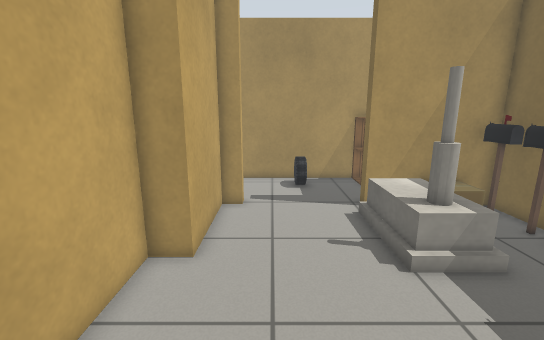
View 1 (above)

22 first-person views from a walk through a robot-simulator world made for Gazebo. The camera is 1.1 m above the floor, tilts 12° down and sees 90° across. Floor lines are 1 m apart. The floor is counted in squares, 0.25 m on a side. Each view is taken from the middle of a square. On the plan, view 1 faces up. The plan holds only what a view shows up to about 20 squares ahead; the rest is blank. Gazebo's built-in surfaces are drawn with simple patterns. Simple shapes stand in for some stock models.

View 2
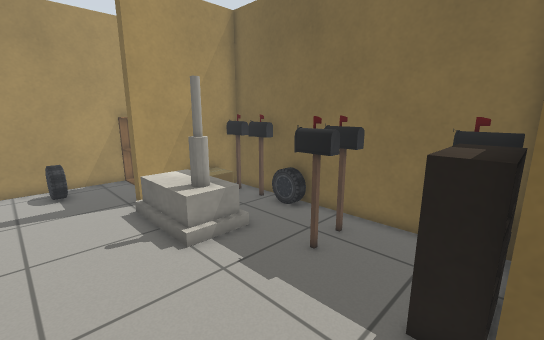

View 3
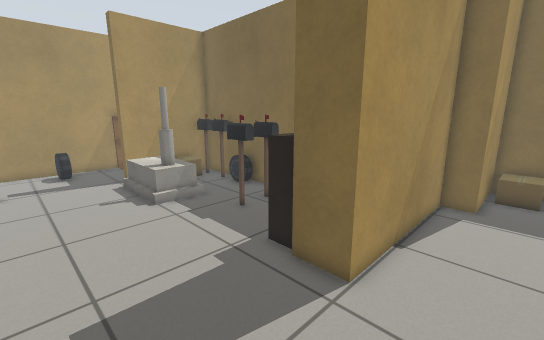

View 4
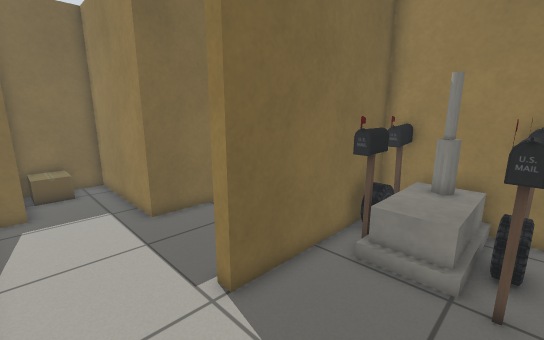

View 5
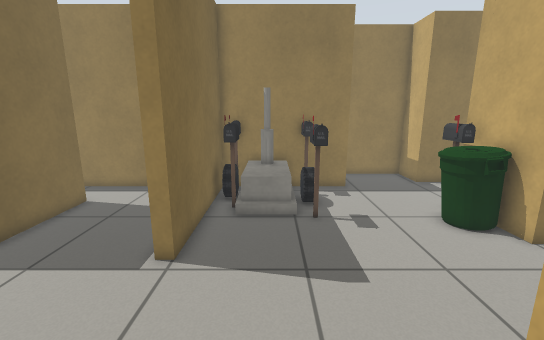

View 6
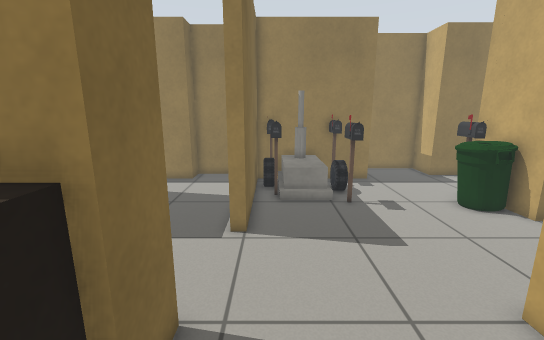

View 7
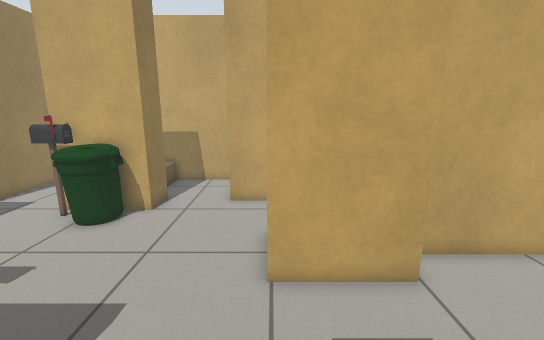

View 8
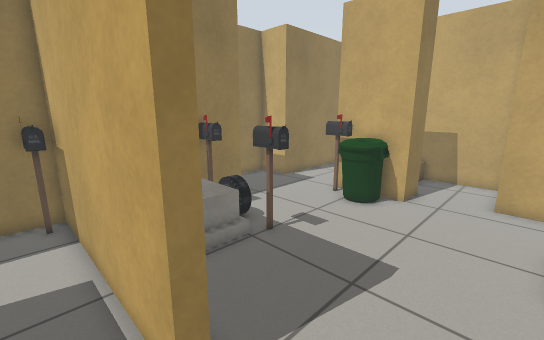

View 9
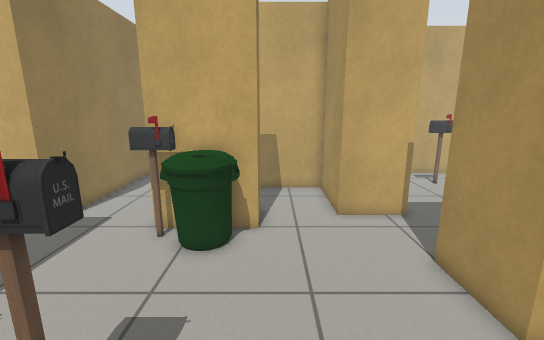

View 10
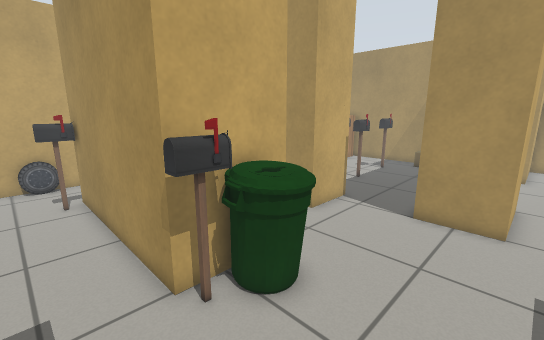

View 11
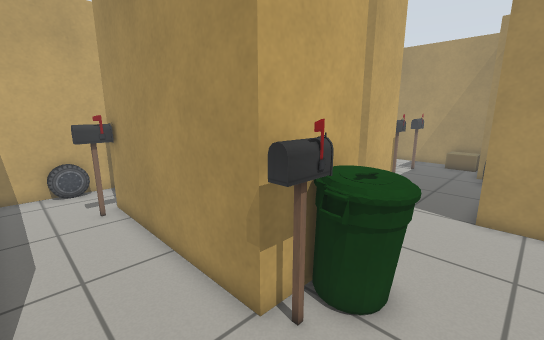

View 12
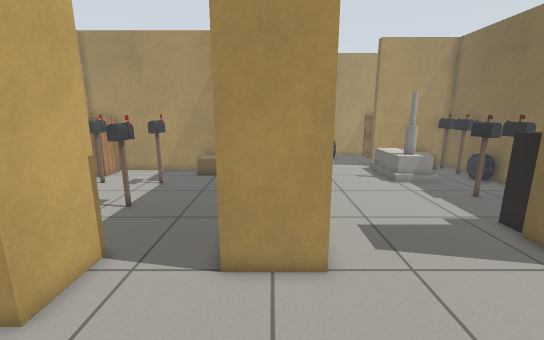

View 13
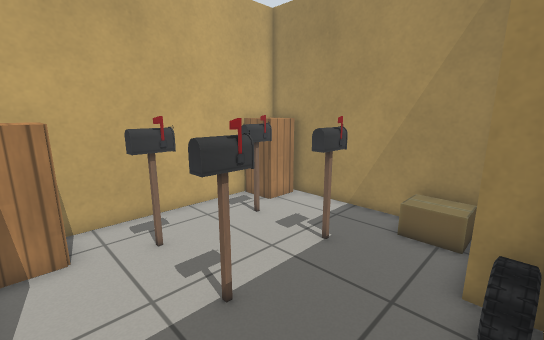

View 14
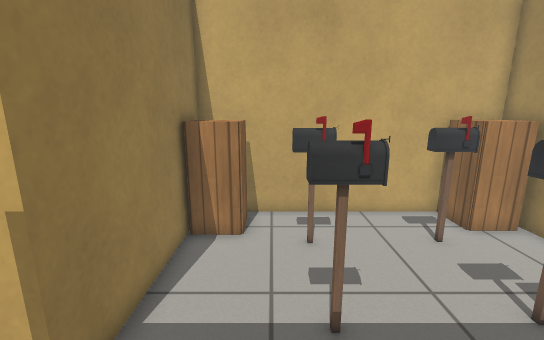

View 15
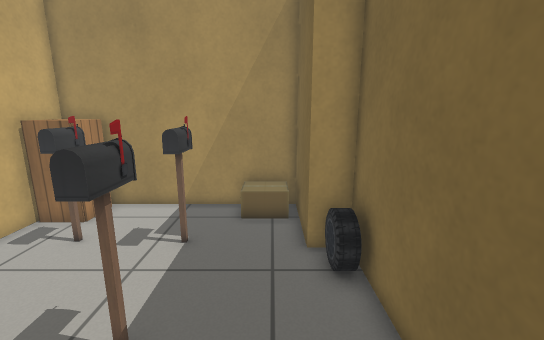

View 16
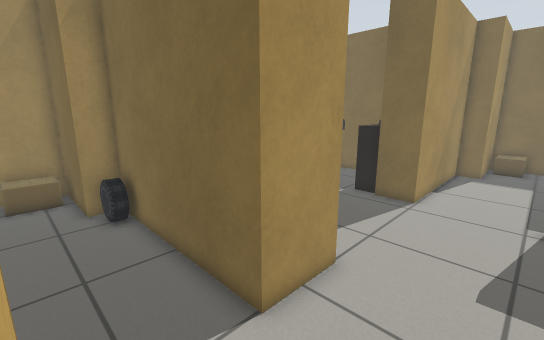

View 17
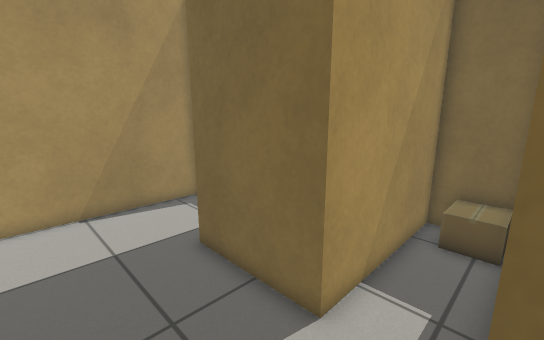

View 18
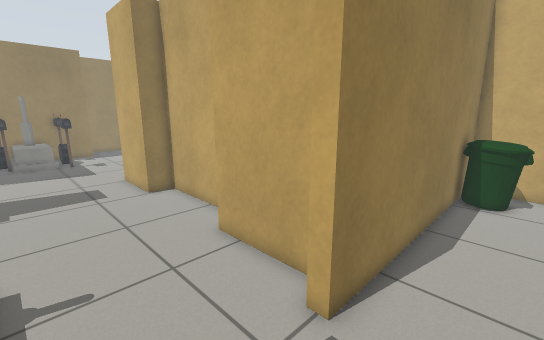

View 19
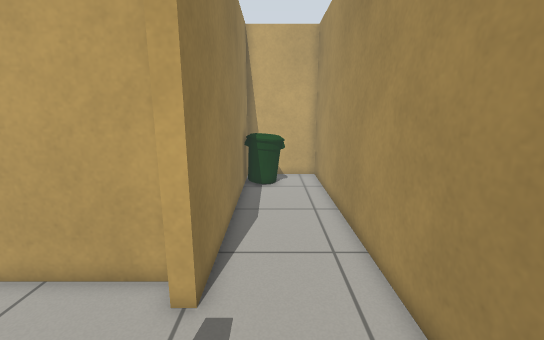

View 20
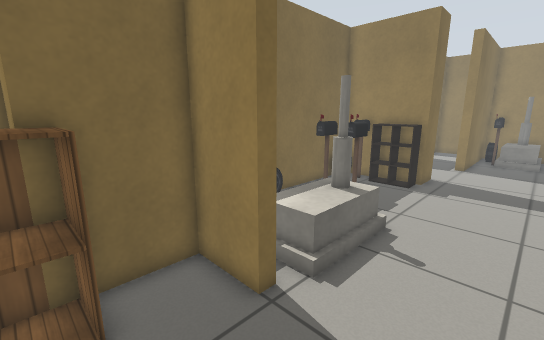

View 21
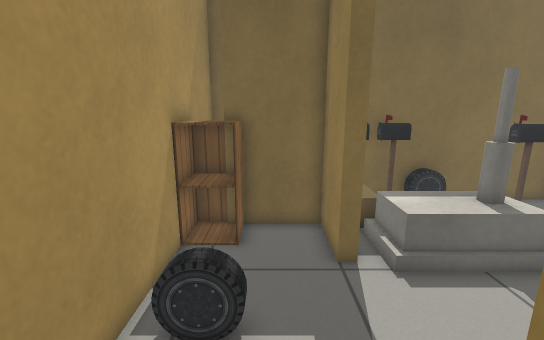

View 22
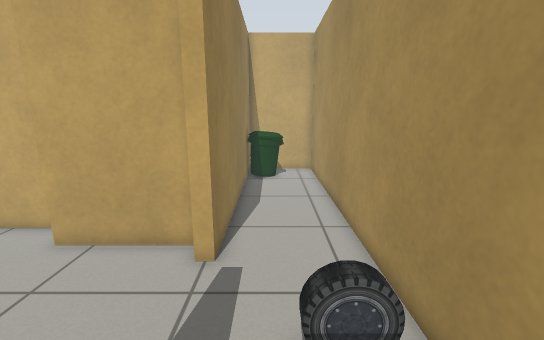

### Floor plan
Points are (right, up) in squares from view 1. A wall is a line through its corners. A room is listed if a view was taken in it or the views show most of it. See-through windows are left out.
Room 1 (views 1, 2, 4, 5, 6, 7)
walls: (5, -2.9) (5, -0.9) (10.1, -0.9); (10.4, 1.4) (10.4, 6.6); (-2.4, 11.4) (-2.4, 7.7) (-3.8, 7.7) (-3.8, 0.9) (-2.4, 0.9) (-2.4, -3.1); (10.4, 11.4) (10.4, 12.4) (4.4, 12.4); (4, -7.5) (4.6, -7.5)
low walls: (5.2, -0.8) (5.2, 0.4) (7.8, 0.4)
ways out: opening at (0.8, -5.8) to room 2; opening at (5, -5.5) to room 3; opening at (1.5, 12.5) to room 6
objects: house (4, 7) to (6, 11); postbox (7, 3) to (7, 5); cardboard box (7, 11) to (8, 12); postbox (8, 3) to (9, 5); postbox (9, 0) to (9, 1); car (9, 7) to (10, 8); postbox (9, 9) to (10, 10); postbox (9, 11) to (10, 12)
Room 2 (views 3, 9, 10, 11, 12)
walls: (-7.8, -8.5) (-7.8, -12.5) (-17.9, -12.5); (-3.5, -15.9) (4, -15.9) (4, -7.5); (-9.2, -3.6) (-9.2, -5.1); (-2.4, -3.1) (-5.4, -3.1); (-17.5, -16.9) (-8.2, -16.9) (-8.2, -19.3) (-4.4, -19.3); (-21.6, -11.5) (-21.6, -16.5)
ways out: opening at (0.8, -5.8) to room 1; opening at (-7, -2.5) to room 4; opening at (-9.5, -7) to room 5
objects: car (-21, -15) to (-21, -13); postbox (-17, -14) to (-17, -13); postbox (-7, -13) to (-7, -11); bin (-7, -11) to (-6, -9); postbox (-1, -15) to (-1, -14); car (-1, -13) to (0, -13); postbox (-1, -12) to (-1, -10); house (0, -15) to (2, -12); postbox (3, -15); car (3, -14); postbox (3, -13) to (3, -12)
Room 3 (views 8, 17)
walls: (4.6, -7.5) (4.6, -15.5); (5.5, -17.3) (8.4, -17.3) (8.4, -15.9) (12.4, -15.9); (17.8, -15.6) (17.8, -13.1) (10.4, -13.1) (10.4, -8.1) (17.8, -8.1) (17.8, -4.3) (13.4, -4.3) (13.4, -2.9) (5, -2.9)
ways out: opening at (5, -5.5) to room 1
objects: postbox (5, -17) to (5, -16); cardboard box (16, -15) to (17, -14); cardboard box (16, -6) to (17, -5)
Room 4 (views 13, 14, 15)
walls: (-5.4, -3.1) (-5.4, 6.3) (-6.8, 6.3) (-6.8, 10.7) (-17.6, 10.7) (-17.6, -2.1) (-9.2, -2.1) (-9.2, -3.6)
ways out: opening at (-7, -2.5) to room 2
objects: cabinet (-17, -2) to (-15, 0); cabinet (-17, 8) to (-16, 10); postbox (-15, 2) to (-14, 3); postbox (-15, 6) to (-15, 7); postbox (-11, 2) to (-11, 3); postbox (-11, 6) to (-11, 7); cardboard box (-9, 9) to (-8, 10); car (-6, 4) to (-6, 6)
Room 5 (view 16)
walls: (-9.9, -8.5) (-7.8, -8.5); (-9.2, -5.1) (-13.6, -5.1) (-13.6, -10.1)
ways out: opening at (-9.5, -7) to room 2
objects: cardboard box (-13, -10) to (-12, -9)
Room 6 (views 18, 19, 20, 21, 22)
walls: (-2.4, 12.7) (-2.4, 11.4); (4.4, 12.4) (4.4, 13) (7.2, 13) (7.2, 16.8) (10.4, 16.8); (8.9, 18.1) (-15.2, 18.1) (-15.2, 13.3) (-1.4, 13.3) (-1.4, 12.7)
ways out: opening at (1.5, 12.5) to room 1
objects: bin (-14, 14) to (-12, 16); car (1, 16) to (2, 17); cabinet (5, 16) to (7, 18)

Where each view was taken, in squares from view 1:
view 1: 0 up, 0 right, facing up
view 2: 1 down, 0 right, facing up-right
view 3: 6 down, 1 left, facing up-right
view 4: 4 down, 1 left, facing down-right
view 5: 0 up, 1 right, facing down
view 6: 2 up, 3 right, facing down
view 7: 3 down, 4 right, facing left
view 8: 4 down, 6 right, facing down-left
view 9: 8 down, 2 right, facing left
view 10: 15 down, 2 left, facing up-left
view 11: 16 down, 4 left, facing up-left
view 12: 10 down, 4 left, facing up
view 13: 1 down, 6 left, facing up-left
view 14: 1 up, 6 left, facing left
view 15: 2 down, 8 left, facing up
view 16: 7 down, 9 left, facing up-right
view 17: 16 down, 6 right, facing up-right
view 18: 16 up, 3 right, facing down-left
view 19: 15 up, 4 right, facing left
view 20: 17 up, 0 right, facing down-right
view 21: 15 up, 3 left, facing right
view 22: 15 up, 6 right, facing left
